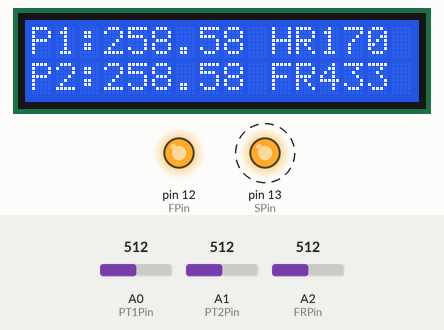
This sketch was run on a simulated Arduino Uno, built with avr-gcc and run on an emulated ATmega328P. On the bench: 16×2 character LCD, output pins drawn as LEDs (lit = HIGH). Dashed ring = blinking. The test bench sets the inputs (shaded band); at power-on: A0 (PT1Pin) = 512, A1 (PT2Pin) = 512, A2 (FRPin) = 512. What the sketch prints to the serial monitor is not drawn.

Above: at 1.2 s.
1.3 s: A0 (PT1Pin) set to 716
At 1.48 s:
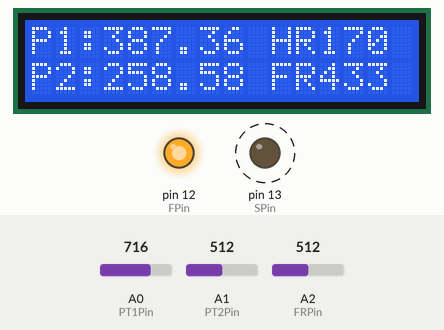
2.8 s: A1 (PT2Pin) set to 716
At 3.17 s:
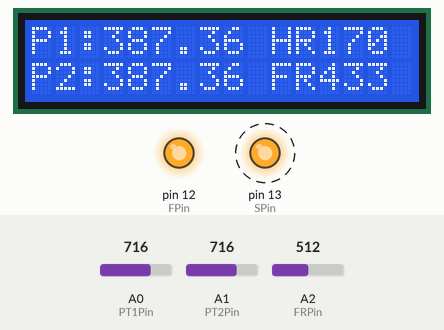
4.4 s: A2 (FRPin) set to 182
At 5.05 s:
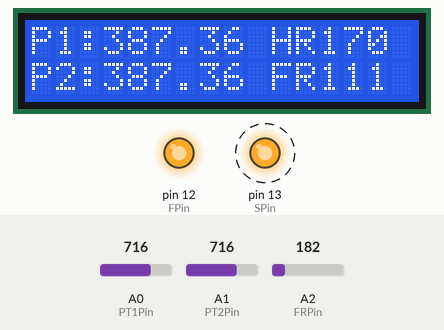
7.4 s: A2 (FRPin) set to 162
At 8.06 s:
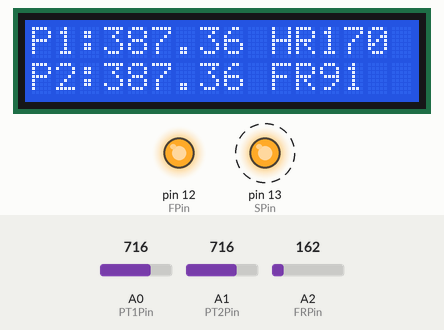
10.4 s: A2 (FRPin) set to 190
At 11.06 s:
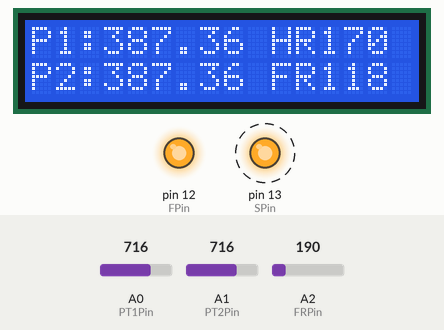
13.4 s: A0 (PT1Pin) set to 273
At 14.07 s:
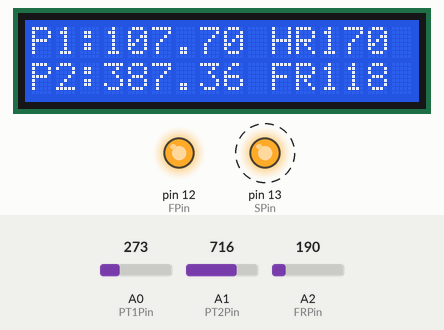
16.4 s: A0 (PT1Pin) set to 242
Timing chart, 0 to 20.4 s (numbered marks = the images above; inputs shaded):
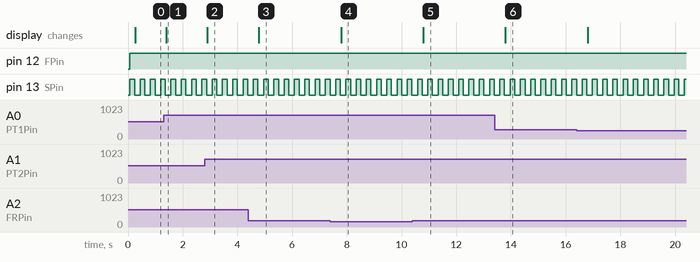

Measured:
- after the input at 1.3 s, the display: changes after 0.10 s (image 1)
- after the input at 2.8 s, the display: changes after 0.10 s (image 2)
- after the input at 4.4 s, the display: changes after 0.38 s (image 3)
- after the input at 7.4 s, the display: changes after 0.39 s (image 4)
- after the input at 10.4 s, the display: changes after 0.39 s (image 5)
- after the input at 13.4 s, the display: changes after 0.40 s (image 6)
- by itself, pin 13 (SPin): alternates HIGH for 0.17 s and LOW for 0.20 s

The sketch:

Right_Heart_Simulator_Arduino_new.ino
```cpp
#include <Wire.h> //enables communication with i2c devices
#include <LiquidCrystal_I2C.h> //enables interface with LCD screens

// Declare analog input pins
const int PT1Pin = A0; //analog input pin for pressure transducer 1
const int PT2Pin = A1; //analog input pin for pressure transducer 2
const int FRPin = A2; //analog input pin for flowrate meter
// const int POTPin = A3; //analog pin for potentiometer
// Declare analog output pins
const int FPin = 12; //analog output pin for fan
const int SPin = 13; //analog output pin for solenoid
// Declare sensor limits
const float SRMax = 921.6; //analog input maximum reading
const float SRMin = 102.4; //analog input minimum reading
const int PTMax = 10; //max value for pressure transducer
const float BPMMax = 180.0; //max value for bpm
const int FRMax = 50; //max value for flowrate meter
const int FRMin = 2; //min value for flowrate meter
// const int POTMax = 960; //max digital reading of potentiometer
// const int POTMin = 70; //min digital reading of potentiometer
// Set baudRate and conversions
const int baudRate = 31250; //baud rate for serial output
const float mmHg = 51.715; //conversion for psi to mmHg
const float mL = 16.6667; //conversion for L/min to mL/s
// Declare sensor reading variables
float PT1 = 0.0; //variable for pressure transducer 1 reading
float PT2 = 0.0; //variable for pressure transducer 2 reading
int FR = 0; //variable for flowrate meter reading
int BPM = 170; //variable for BPM of solenoid
int readDelay = 0; //variable for delay

LiquidCrystal_I2C lcd(0x3F, 16, 2); //LCD I2C initiaition (address, numColumns, numRows)

void setup() {
  Serial.begin(baudRate); //initilize serial output
  Wire.setClock(400000);
  lcd.init(); //initialize LCD screen
  lcd.clear(); //clear LCD screen
  lcd.backlight(); //enable LCD backlight
  pinMode(SPin, OUTPUT); //enable solenoid output pin
  pinMode(FPin, OUTPUT); //enable fan output pin
}

void loop() {
  // Turn on fan and open solenoid
  digitalWrite(FPin, HIGH); //turn on fan
  digitalWrite(SPin, HIGH); //open solenoid valve
  // Sensor read loop
  for (int readCount = 0; readCount < 10; readCount++) {
    // Read all sensors (potentiometer for BPM, PT 1, PT 2, FR)
    // BPM = analogRead(POTPin); //analog input reading for bpm of solenoid
    PT1 = analogRead(PT1Pin); //analog input reading for pressure transducer 1
    PT2 = analogRead(PT2Pin); //analog input reading for pressure transducer 2
    FR = analogRead(FRPin);   // analog input reading for flowrate meter
    // Translate analog readings to digital value for output
    // BPM = ((BPM - POTMin)*BPMMax)/(POTMax-POTMin);                   //convert BPM value
    PT1 = abs(((PT1 - SRMin)*PTMax)/(SRMax-SRMin))*mmHg;             //convert pressure tranducer 1 value
    PT2 = abs(((PT2 - SRMin)*PTMax)/(SRMax-SRMin))*mmHg;             //convert pressure transducer 2 value
    FR = (abs((((FR-SRMin)*(FRMax-FRMin))/(SRMax-SRMin)))+FRMin)*mL; //convert flowrate meter value
    if (FR > 500.0) {
      FR = 0.0;
    }
    // Serial output
    Serial.print(PT1);
    Serial.print(" ");
    Serial.print(PT2);
    Serial.print(" ");
    Serial.print(FR);
    Serial.print(" ");
    Serial.print(BPM);
    Serial.println();
    // Determine delay and delay
    readDelay = abs(30.0/BPM)*1000; //calculate readDelay from BPM
    readDelay = 0.1*readDelay; //reduce delay by a factor of 5
    if (readCount<9){
      delay(readDelay); // delay
      }
  }
  // Close solenoid
  digitalWrite(SPin, LOW); //close valve
  // Output to LCD Screen
  lcd.clear(); //clear LCD screen
  lcd.setCursor(0,0);
  lcd.print("P1:");
  lcd.print(PT1);
  lcd.print(" HR");
  lcd.print(BPM);
  lcd.setCursor(0,1);
  lcd.print("P2:");
  lcd.print(PT2);
  lcd.print(" FR");
  lcd.print(FR);
  for (int readCount = 0; readCount < 10; readCount++) {
    // Read all sensors (potentiometer for BPM, PT 1, PT 2, FR)
    // BPM = analogRead(POTPin); //analog input reading for bpm of solenoid
    PT1 = analogRead(PT1Pin); //analog input reading for pressure transducer 1
    PT2 = analogRead(PT2Pin); //analog input reading for pressure transducer 2
    FR = analogRead(FRPin); // analog input reading for flowrate meter
    // Translate analog readings to digital value for output
    // BPM = ((BPM - POTMin)*BPMMax)/(POTMax-POTMin); //convert BPM value
    PT1 = abs(((PT1 - SRMin)*PTMax)/(SRMax-SRMin))*mmHg; //convert pressure tranducer 1 value
    PT2 = abs(((PT2 - SRMin)*PTMax)/(SRMax-SRMin))*mmHg; //convert pressure transducer 2 value
    FR = (abs((((FR-SRMin)*(FRMax-FRMin))/(SRMax-SRMin)))+FRMin)*mL; //convert flowrate meter value
    if (FR > 500.0) {
      FR = 0.0;
    }
    // Serial output
    Serial.print(PT1);
    Serial.print(" ");
    Serial.print(PT2);
    Serial.print(" ");
    Serial.print(FR);
    Serial.print(" ");
    Serial.print(BPM);
    Serial.println();
    // Determine delay and delay
    readDelay = abs(30.0/BPM)*1000; //calculate readDelay from BPM
    readDelay = 0.1*readDelay; //reduce delay by a factor of 5
    if (readCount<9){
      delay(readDelay); // delay
      }
  }
}
```
